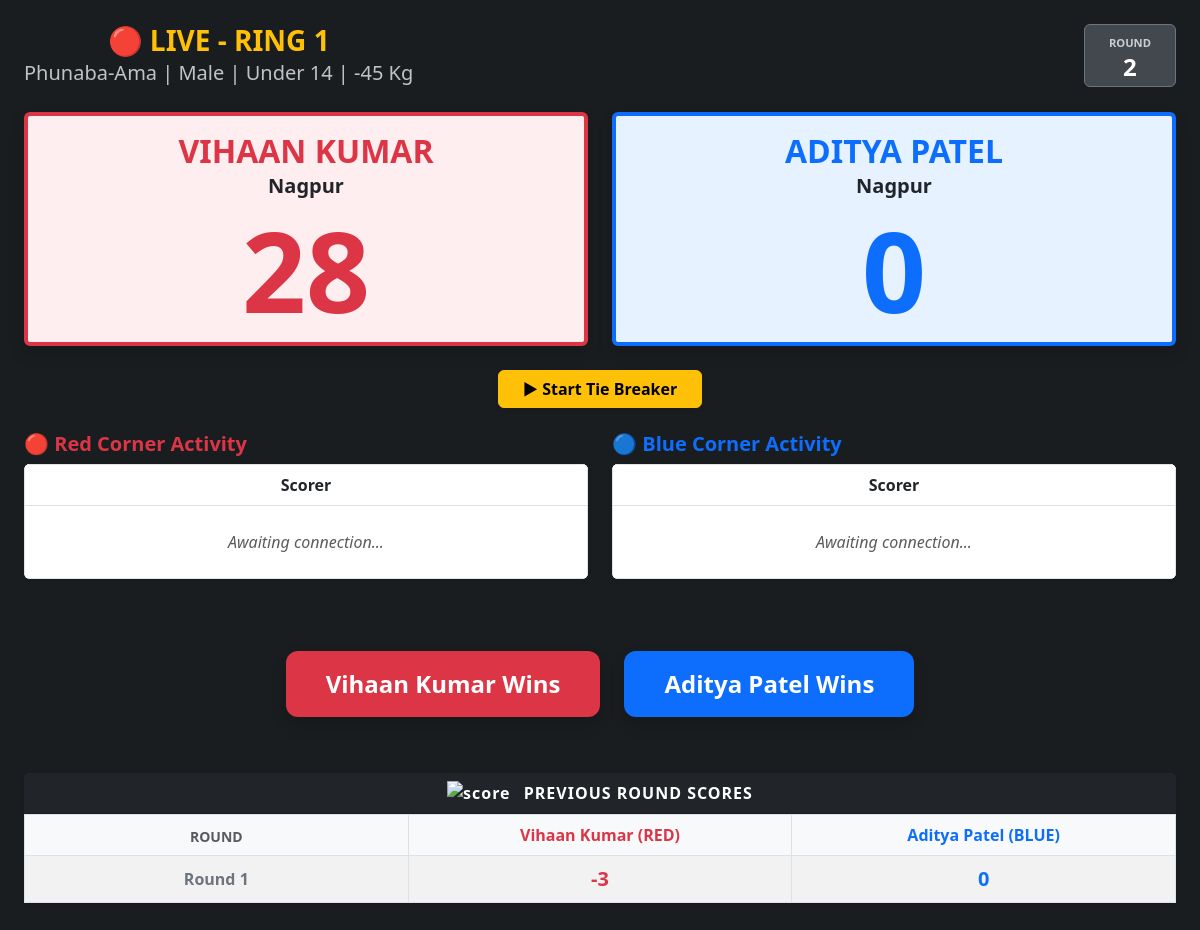
/judge/match/126/live/ (signed in), run on the app's committed database.
### thangta/models.py (models this page shows, shortened)
class Match(models.Model):
    tournament = models.ForeignKey(Tournament, on_delete=models.CASCADE)
    event_type = models.CharField(max_length=50)
    age_category = models.CharField(max_length=3)
    weight_category = models.CharField(max_length=4)
    gender = models.CharField(max_length=10)
    is_active = models.BooleanField(default=False)
    is_completed = models.BooleanField(default=False)
    round_number = models.IntegerField(default=1)
    current_round = models.IntegerField(default=1) # Tracks Round 1, Round 2, or 3 (Tie Breaker)
    current_sub_round = models.IntegerField(default=1)
    match_sequence = models.IntegerField(help_text="Order of the match in this round")
    current_sub_round = models.IntegerField(default=1)
    active_scorers = models.ManyToManyField(CustomUser, blank=True, related_name='scoring_matches')
    ring_number = models.IntegerField(default=1)
    participant_red = models.ForeignKey(Participant, related_name='matches_as_red', on_delete=models.CASCADE)
    participant_blue = models.ForeignKey(Participant, related_name='matches_as_blue', on_delete=models.CASCADE, null=True, blank=True)
    winner = models.ForeignKey(Participant, related_name='matches_won', on_delete=models.SET_NULL, null=True, blank=True)
    round_1_red = models.IntegerField(default=0)
    round_1_blue = models.IntegerField(default=0)
    round_2_red = models.IntegerField(default=0)
    round_2_blue = models.IntegerField(default=0)
    round_3_red = models.IntegerField(default=0)
    round_3_blue = models.IntegerField(default=0)
    @property
    def age_display(self):
        age_map = {'U14': 'Under 14', 'U18': 'Under 18', 'O18': 'Over 18'}
        return age_map.get(self.age_category, self.age_category)
    @property
    def weight_display(self):
        if self.weight_category and "Kg" not in str(self.weight_category):
            return f"{self.weight_category} Kg"
        return self.weight_category
    @property
    def full_category_name(self):
        return f"{self.event_type} | {self.gender} | {self.age_display} | {self.weight_display}"

class Participant(models.Model):
    class GenderChoices(models.TextChoices):
        MALE = 'Male', 'Male'
        FEMALE = 'Female', 'Female'
    class EventTypeChoices(models.TextChoices):
        PHUNABA_AMA = 'Phunaba-Ama', 'Phunaba-Ama'
        PHUNABA_ANISHUBA = 'Phunaba-Anishuba', 'Phunaba-Anishuba'
    class AgeCategory(models.TextChoices):
        UNDER_14 = 'U14', 'Under 14'
        UNDER_18 = 'U18', 'Under 18'
        OVER_18 = 'O18', 'Over 18'
    class WeightCategory(models.TextChoices):
        MINUS_21 = '-21', '-21 Kg'
        MINUS_25 = '-25', '-25 Kg'
        MINUS_29 = '-29', '-29 Kg'
        MINUS_33 = '-33', '-33 Kg'
        MINUS_37 = '-37', '-37 Kg'
        MINUS_40 = '-40', '-40 Kg'
        MINUS_41 = '-41', '-41 Kg'
        MINUS_44 = '-44', '-44 Kg'
        MINUS_45 = '-45', '-45 Kg'
        MINUS_49 = '-49', '-49 Kg'
        MINUS_52 = '-52', '-52 Kg'
        MINUS_53 = '-53', '-53 Kg'
        MINUS_56 = '-56', '-56 Kg'
        MINUS_75 = '-75', '-75 Kg'
        PLUS_53 = '+53', '+53 Kg'
    tournament = models.ForeignKey(
        Tournament,
        on_delete=models.CASCADE,
        related_name='participants',
        null=True, blank=True
    )
    name = models.CharField(max_length=200, null=True, blank=True)
    actual_age = models.IntegerField(null=True, blank=True, help_text="Age in numbers")
    date_of_birth = models.DateField(null=True, blank=True) # Add this!
    age = models.IntegerField(default = 0)
    gender = models.CharField(max_length=10, choices=GenderChoices.choices, null=True, blank=True)
    contact = models.CharField(max_length=15, null=True, blank=True)
    district = models.CharField(max_length=100)
    district_code = models.CharField(max_length=20)
    event_type = models.CharField(max_length=50, choices=EventTypeChoices.choices, null=True, blank=True)
    age_category = models.CharField(
        max_length=3,
        choices=AgeCategory.choices,
        help_text="Select the participant's age group."
    )
    weight_category = models.CharField(
        max_length=4,
        choices=WeightCategory.choices,
        help_text="Select the participant's weight class."
    )

### thangta/permissions.py (the view)
    @login_required(login_url='login')
    def _wrapped_view(request, *args, **kwargs):
        if request.user.role in ['JUDGE', 'ADMIN'] or request.user.is_superuser:
            return view_func(request, *args, **kwargs)
        return redirect('tournament-dashboard')

### thangta/permissions.py (called while the page is built)
def judge_required(view_func):
    @login_required(login_url='login')
    def _wrapped_view(request, *args, **kwargs):
        if request.user.role in ['JUDGE', 'ADMIN'] or request.user.is_superuser:
            return view_func(request, *args, **kwargs)
        return redirect('tournament-dashboard')
    return _wrapped_view

### thangta/templates/judge_live_match.html (shortened to what this page needs)
<!DOCTYPE html>
<html lang="en">
<head>
    <link href="https://cdn.jsdelivr.net/npm/bootstrap@5.3.0/dist/css/bootstrap.min.css" rel="stylesheet">
</head>
<body class="text-white p-4 d-flex flex-column" style="min-height: 100vh;">
<div class="d-flex justify-content-between align-items-center mb-4">
    <div class="text-center">
        <h3 class="m-0 text-warning fw-bold">🔴 LIVE - RING {{ match.ring_number }}</h3>
        <span class="text-light opacity-75 fs-5">{{ match.full_category_name }}</span>
    </div>
    <div class="bg-secondary bg-opacity-50 px-4 py-1 rounded border border-secondary text-center">
        <span class="small text-uppercase fw-bold text-light opacity-75 lh-1" style="font-size: 0.7rem;">ROUND</span>
        <h4 class="m-0 fw-bold">{{ match.current_round|default:"1" }}</h4>
    </div>
</div>
<div class="row g-4 mb-4">
    <div class="col-6">
        <div class="red-panel rounded d-flex flex-column justify-content-center align-items-center text-danger p-3 shadow">
            <h2 class="fw-bold text-center text-uppercase mb-1" style="font-size: 2rem;">{{ match.participant_red.name }}</h2>
            <h5 class="text-dark fw-bold m-0">{{ match.participant_red.district|default:"No City" }}</h5>
            <div class="score-box" id="red-score">{{ red_score }}</div>
        </div>
    </div>
    <div class="col-6">
        <div class="blue-panel rounded d-flex flex-column justify-content-center align-items-center text-primary p-3 shadow">
            {% if match.participant_blue %}
                <h2 class="fw-bold text-center text-uppercase mb-1" style="font-size: 2rem;">{{ match.participant_blue.name }}</h2>
                <h5 class="text-dark fw-bold m-0">{{ match.participant_blue.district|default:"No City" }}</h5>
                <div class="score-box" id="blue-score">{{ blue_score }}</div>
            {% else %}
                <h2 class="fw-bold text-center fst-italic mb-1" style="font-size: 2rem;">BYE</h2>
                <div class="score-box text-muted">-</div>
            {% endif %}
        </div>
    </div>
</div>
<div class="d-flex justify-content-center gap-3 mb-4">
    {% if match.current_round < 3 %}
    <form action="{% url 'advance-match-round' match.id 3 %}" method="POST">
        <button type="submit" class="btn btn-warning fw-bold px-4 shadow-sm" onclick="return confirm('Start Tie Breaker?');">▶ Start Tie Breaker</button>
    </form>
    {% endif %}
</div>
<div class="row g-4 mb-5">
    <div class="col-md-6">
        <h5 class="fw-bold text-danger mb-2">🔴 Red Corner Activity</h5>
        <div class="table-responsive bg-white rounded shadow-sm">
            <table class="table table-bordered text-center mb-0" id="matrix-red">
                <thead class="bg-light">
                    <tr id="matrix-red-header">
                        <th>Scorer</th>
                        </tr>
                </thead>
                <tbody id="matrix-red-body">
                    <tr><td class="text-muted fst-italic p-4">Awaiting connection...</td></tr>
                </tbody>
            </table>
        </div>
    </div>
    <div class="col-md-6">
        <h5 class="fw-bold text-primary mb-2">🔵 Blue Corner Activity</h5>
        <div class="table-responsive bg-white rounded shadow-sm">
            <table class="table table-bordered text-center mb-0" id="matrix-blue">
                <thead class="bg-light">
                    <tr id="matrix-blue-header">
                        <th>Scorer</th>
                        </tr>
                </thead>
                <tbody id="matrix-blue-body">
                    <tr><td class="text-muted fst-italic p-4">Awaiting connection...</td></tr>
                </tbody>
            </table>
        </div>
    </div>
</div>
<div class="mt-auto text-center pb-2">
 <div class="d-flex justify-content-center gap-4 mt-4 mb-5">
    <form method="POST" action="{% url 'update-match-winner' match.id %}">
        <button type="submit" class="btn text-white fw-bold shadow"
                style="background-color: #dc3545; border: none; font-size: 1.5rem; padding: 15px 40px; border-radius: 12px; min-width: 250px;">
          {{ match.participant_red.name }} Wins
        </button>
    </form>
    <form method="POST" action="{% url 'update-match-winner' match.id %}">
        <button type="submit" class="btn text-white fw-bold shadow"
                style="background-color: #0d6efd; border: none; font-size: 1.5rem; padding: 15px 40px; border-radius: 12px; min-width: 250px;">
           {{ match.participant_blue.name }} Wins
        </button>
    </form>
</div>
</div>
{% if match.current_round > 1 %}
<div class="card shadow-sm border-0 mb-4 rounded-3">
    <div class="card-header bg-dark text-white fw-bold text-center" style="letter-spacing: 1px;">
        <img src="https://img.icons8.com/color/48/scoreboard.png" alt="score" style="width: 24px; margin-top: -4px; margin-right: 8px;"/>
        PREVIOUS ROUND SCORES
    </div>
    <div class="card-body p-0">
        <table class="table table-bordered table-striped text-center align-middle mb-0" style="table-layout: fixed;">
            <thead class="table-light">
                <tr>
                    <th class="text-muted text-uppercase small">Round</th>
                    <th class="text-danger fw-bold">{{ match.participant_red.name }} (RED)</th>
                    <th class="text-primary fw-bold">{{ match.participant_blue.name }} (BLUE)</th>
                </tr>
            </thead>
            <tbody>
                <tr>
                    <td class="fw-bold text-secondary">Round 1</td>
                    <td class="fs-5 fw-bold text-danger">{{ match.round_1_red|default:"0" }}</td>
                    <td class="fs-5 fw-bold text-primary">{{ match.round_1_blue|default:"0" }}</td>
                </tr>
            </tbody>
        </table>
    </div>
</div>
{% endif %}
</body>
</html>

### thangta/templates/judge_live_match.html (style rules this page uses)
body { background-color: #1a1d20; }
.score-box { font-size: 7rem; font-weight: 900; line-height: 1; margin-top: 1rem; }
.red-panel { background-color: #ffeef0; border: 4px solid #dc3545; }
.blue-panel { background-color: #e6f2ff; border: 4px solid #0d6efd; }

### data on the page
Match: ring_number "1", full_category_name "Phunaba-Ama | Male | Under 14 | -45 Kg", current_round "2", participant_red.name "VIHAAN KUMAR", participant_red.district "Nagpur", participant_blue.name "ADITYA PATEL", participant_blue.district "Nagpur", participant_red.name "Vihaan Kumar", participant_blue.name "Aditya Patel", round_1_red "-3", round_1_blue "0"

### other printed values
{{ red_score }} "28"
{{ blue_score }} "0"
